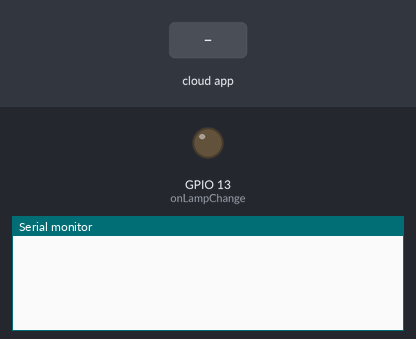
Simulated run of this sketch. Board: ESP32. On the bench: output pins drawn as LEDs (lit = HIGH), the last lines printed to the serial monitor. Inputs (shaded band) come from the test bench. WiFi joins after 1.5 s; servers stay silent unless stated.

Above: at 6.2 s.
6.3 s: the phone or cloud app sets lamp to 0
At 8.2 s:
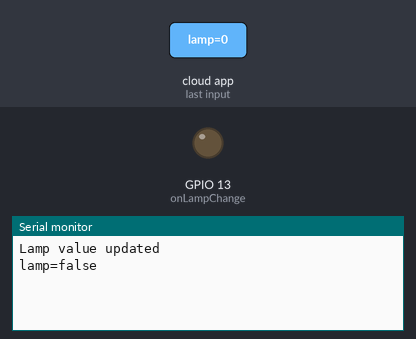
8.5 s: the phone or cloud app sets lamp to 1
At 10.0 s:
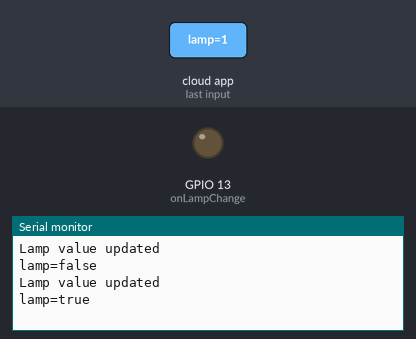

Measured:
- after the input at 6.3 s, the serial monitor: prints a new line after 0.70 s (image 1)
- after the input at 8.5 s, the serial monitor: prints a new line after 0.51 s (image 2)

The sketch:

switch_2way_test.ino
```cpp
#include "thingProperties.h"
void setup() {
    Serial.begin(9600);
    delay(5000);
    initProperties();
    ArduinoCloud.begin(ArduinoIoTPreferredConnection);
    setDebugMessageLevel(2);
    ArduinoCloud.printDebugInfo();

    // ===
    pinMode(13,OUTPUT);

}

void loop() {
    ArduinoCloud.update();
    delay(1000);
}

void onLampChange(){
    Serial.println("Lamp value updated");
    if(lamp==true){
        Serial.println("lamp=true");
        pinMode(13,LOW);
    }
    if(lamp==false){
        Serial.println("lamp=false");
        pinMode(13,HIGH);
    }
}
```

thingProperties.h
```cpp
#include<ArduinoIoTCloud.h>
#include<Arduino_ConnectionHandler.h>
// #include "secret.h"
//every board is given unique id
const char DEVICE_LOGIN_NAME[]="6cfc6d58-f0e3-4c01-92cd-9175f93c6bb8";

const char SSID[]="fbi_open";
const char PSWD[]="qwertyxiop";
const char DEVICE_KEY[]="OP6A5BB5G8QTJSFNYRWE";

void onLampChange();
bool lamp;

void initProperties(){
    ArduinoCloud.setBoardId(DEVICE_LOGIN_NAME);
    ArduinoCloud.setSecretDeviceKey(DEVICE_KEY);
    ArduinoCloud.addProperty(lamp,READWRITE,ON_CHANGE,onLampChange);
}
WiFiConnectionHandler ArduinoIoTPreferredConnection(SSID,PSWD);
```
